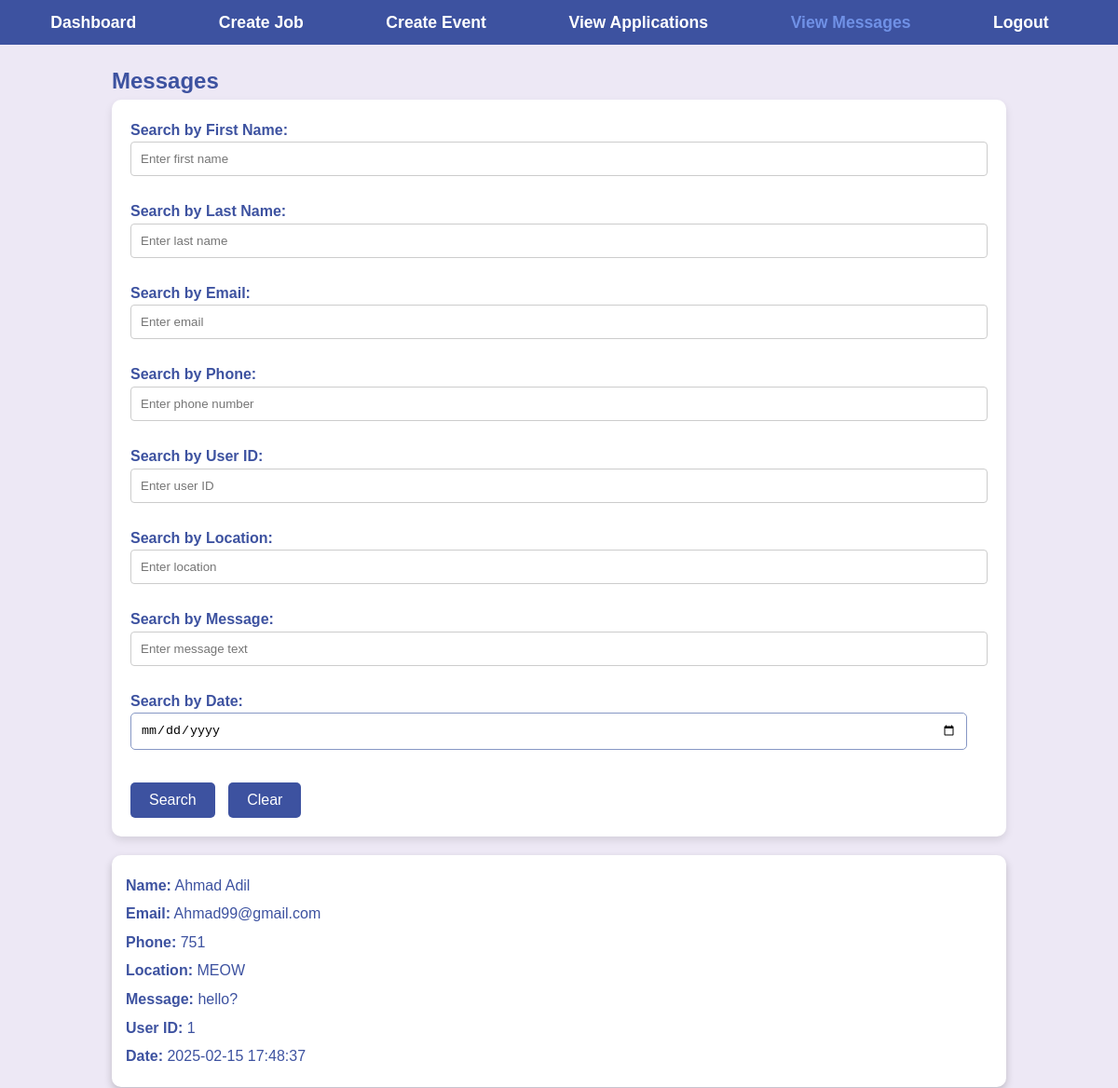
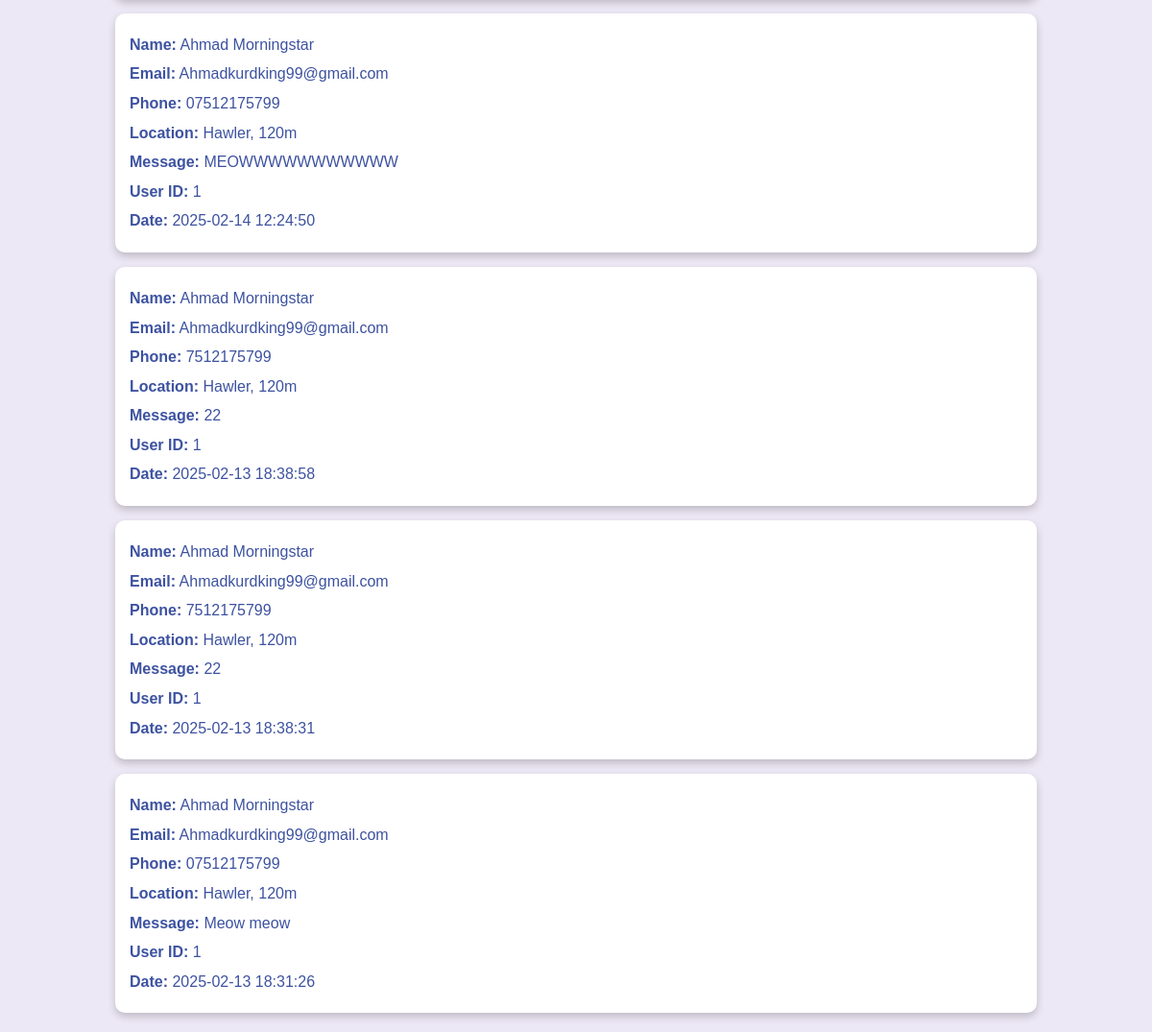
The page /Messages.php (signed in) on the database its author committed (2 pictures, top to bottom).
### tables this page shows
CREATE TABLE `messages` (
  `id` int(11) NOT NULL,
  `user_id` int(11) NOT NULL,
  `first_name` varchar(50) NOT NULL,
  `last_name` varchar(50) NOT NULL,
  `email` varchar(100) NOT NULL,
  `phone` varchar(20) NOT NULL,
  `location` varchar(255) NOT NULL,
  `message` text NOT NULL,
  `created_at` timestamp NOT NULL DEFAULT current_timestamp()
);

### Messages.php (the view, shortened to what this page needs)
<?php
$servername = "sql108.infinityfree.com";
$username = "if0_38250336";
$password = "Ahm20066";
$dbname = "if0_38250336_PMS";
$conn = new mysqli($servername, $username, $password, $dbname);
$search_firstname = isset($_GET['search_firstname']) ? $_GET['search_firstname'] : '';
$search_lastname  = isset($_GET['search_lastname'])  ? $_GET['search_lastname']  : '';
$search_email     = isset($_GET['search_email'])     ? $_GET['search_email']     : '';
$search_phone     = isset($_GET['search_phone'])     ? $_GET['search_phone']     : '';
$search_userid    = isset($_GET['search_userid'])    ? $_GET['search_userid']    : '';
$search_location  = isset($_GET['search_location'])  ? $_GET['search_location']  : '';
$search_message   = isset($_GET['search_message'])   ? $_GET['search_message']   : '';
$search_date      = isset($_GET['search_date'])      ? $_GET['search_date']      : '';
$sql = "SELECT * FROM messages";
$sql .= " ORDER BY created_at DESC";
$result = $conn->query($sql);
?>
<!DOCTYPE html>
<html lang="en">
<head>
    <link rel="stylesheet" href="createjobs.css">
</head>
<body>
<nav>
    <ul>
        <li><a href="./panel.php">Dashboard</a></li>
        <li><a href="./createjob.php">Create Job</a></li>
        <li><a href="./createevent.php">Create Event</a></li>
        <li><a href="./viewapps.php">View Applications</a></li>
        <li><a href="#" style="color: #7091e6;;">View Messages</a></li>
        <li><a href="?logout=true">Logout</a></li>
    </ul>
</nav>
<div class="container">
    <h2>Messages</h2>
    <form class="search-box" method="GET" action="Messages.php">
    <div>
      <label for="search_firstname">Search by First Name:</label>
      <input type="text" id="search_firstname" name="search_firstname" placeholder="Enter first name" value="<?php echo htmlspecialchars($search_firstname); ?>">
    </div>
    <div>
      <label for="search_lastname">Search by Last Name:</label>
      <input type="text" id="search_lastname" name="search_lastname" placeholder="Enter last name" value="<?php echo htmlspecialchars($search_lastname); ?>">
    </div>
        <div>
            <label for="search_email">Search by Email:</label>
            <input type="text" id="search_email" name="search_email" placeholder="Enter email" value="<?php echo htmlspecialchars($search_email); ?>">
        </div>
        <div>
            <label for="search_phone">Search by Phone:</label>
            <input type="text" id="search_phone" name="search_phone" placeholder="Enter phone number" value="<?php echo htmlspecialchars($search_phone); ?>">
        </div>
        <div>
            <label for="search_userid">Search by User ID:</label>
            <input type="text" id="search_userid" name="search_userid" placeholder="Enter user ID" value="<?php echo htmlspecialchars($search_userid); ?>">
        </div>
        <div>
            <label for="search_location">Search by Location:</label>
            <input type="text" id="search_location" name="search_location" placeholder="Enter location" value="<?php echo htmlspecialchars($search_location); ?>">
        </div>
        <div>
            <label for="search_message">Search by Message:</label>
            <input type="text" id="search_message" name="search_message" placeholder="Enter message text" value="<?php echo htmlspecialchars($search_message); ?>">
        </div>
        <div>
            <label for="search_date">Search by Date:</label>
            <input type="date" id="search_date" name="search_date" value="<?php echo htmlspecialchars($search_date); ?>">
        </div>
        <div style="margin-top:10px;">
            <button type="submit">Search</button>
            <button type="button" onclick="window.location.href='Messages.php';">Clear</button>
        </div>
    </form>
    <?php
    if ($result->num_rows > 0) {
        while ($row = $result->fetch_assoc()) {
            echo "<div class='card'>";
            echo "<p><strong>Name:</strong> " . htmlspecialchars($row['first_name']) . " " . htmlspecialchars($row['last_name']) . "</p>";
            echo "<p><strong>Email:</strong> " . htmlspecialchars($row['email']) . "</p>";
            echo "<p><strong>Phone:</strong> " . htmlspecialchars($row['phone']) . "</p>";
            echo "<p><strong>Location:</strong> " . htmlspecialchars($row['location']) . "</p>";
            echo "<p><strong>Message:</strong> " . nl2br(htmlspecialchars($row['message'])) . "</p>";
            echo "<p><strong>User ID:</strong> " . htmlspecialchars($row['user_id']) . "</p>";
            echo "<p><strong>Date:</strong> " . htmlspecialchars($row['created_at']) . "</p>";
            echo "</div>";
        }
    } else {
        echo "<p>No messages found.</p>";
    }
    ?>
</div>
</body>
</html>

### createjobs.css (style rules this page uses)
* { margin: 0; padding: 0; box-sizing: border-box; }
body { font-family: Arial, sans-serif; background-color: #ede8f5; color: #3d52a0; line-height: 1.6; }
nav ul { list-style: none; display: flex; justify-content: space-around; }
nav ul li a { color: #ffffff; text-decoration: none; font-size: 1.1em; }
.card { background: #fff; padding: 20px; border-radius: 5px; box-shadow: 0 0 10px rgba(0,0,0,0.1); }
form { display: grid; grid-gap: 15px; }
form label { font-weight: bold; margin-bottom: 5px; }
form input[type="text"], form textarea { width: 100%; padding: 10px; border: 1px solid #ccc; border-radius: 4px; }
form button { background: #3d52a0; color: #fff; border: none; padding: 10px; border-radius: 4px; cursor: pointer; font-size: 1em; }

### Messages.php (style rules this page uses)
body { font-family: Arial, sans-serif; background: #ede8f5; margin: 0; padding: 0; }
nav { background-color: #3d52a0; padding: 10px 20px; }
nav ul { list-style: none; padding: 0; margin: 0; display: flex; }
nav ul li { margin-right: 20px; }
nav ul li a { color: white; text-decoration: none; font-weight: bold; }
.container { width: 80%; margin: 20px auto; }
.search-box { margin-bottom: 20px; background: white; padding: 20px; border-radius: 10px; box-shadow: 0 4px 8px rgba(0,0,0,0.1); }
.search-box input { padding: 10px; width: calc(100% - 22px); border: 1px solid #8697c4; border-radius: 5px; margin-bottom: 10px; }
.search-box label { font-weight: bold; color: #3d52a0; }
.search-box button { padding: 10px 20px; background-color: #3d52a0; color: white; border: none; border-radius: 5px; cursor: pointer; margin-right: 10px; }
.card { background: white; padding: 15px; margin-bottom: 15px; border-radius: 10px; box-shadow: 0 4px 8px rgba(0, 0, 0, 0.2); }
.card p { margin: 5px 0; }
.card strong { color: #3d52a0; }

### rows shown on the page
messages: first_name "Ahmad", last_name "Adil", email "Ahmad99@gmail.com", phone "751", location "MEOW", message "hello?", user "1", created_at "2025-02-15 17:48:37"
messages: first_name "Ahmad", last_name "Morningstar", email "Ahmadkurdking99@gmail.com", phone "07512175799", location "Hawler, 120m", message "MEOWWWWWWWWWWW", user "1", created_at "2025-02-14 12:24:50"
messages: first_name "Ahmad", last_name "Morningstar", email "Ahmadkurdking99@gmail.com", phone "7512175799", location "Hawler, 120m", message "22", user "1", created_at "2025-02-13 18:38:58"
messages: first_name "Ahmad", last_name "Morningstar", email "Ahmadkurdking99@gmail.com", phone "7512175799", location "Hawler, 120m", message "22", user "1", created_at "2025-02-13 18:38:31"
messages: first_name "Ahmad", last_name "Morningstar", email "Ahmadkurdking99@gmail.com", phone "07512175799", location "Hawler, 120m", message "Meow meow", user "1", created_at "2025-02-13 18:31:26"
